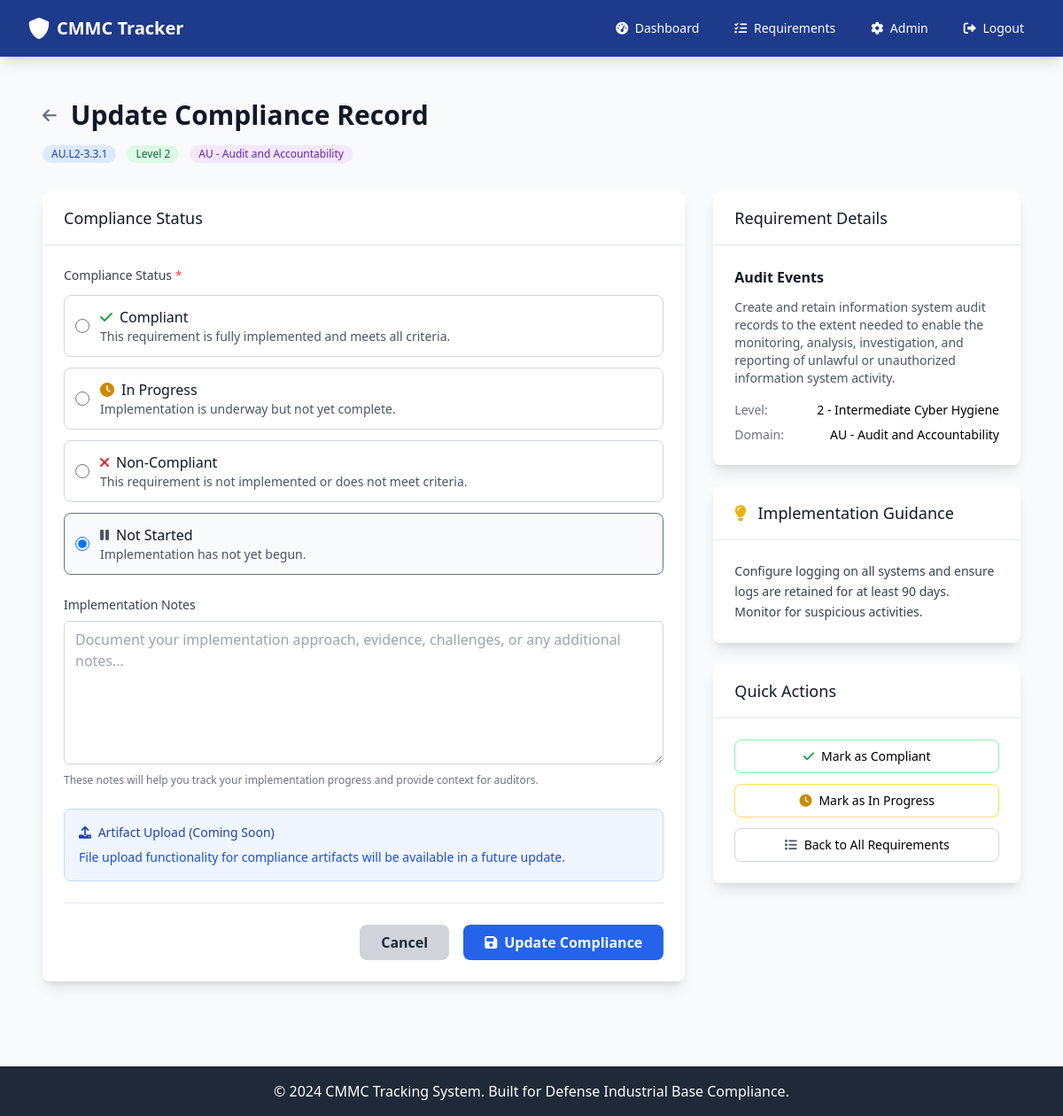
The app's page /compliance/3 (signed in), older data.
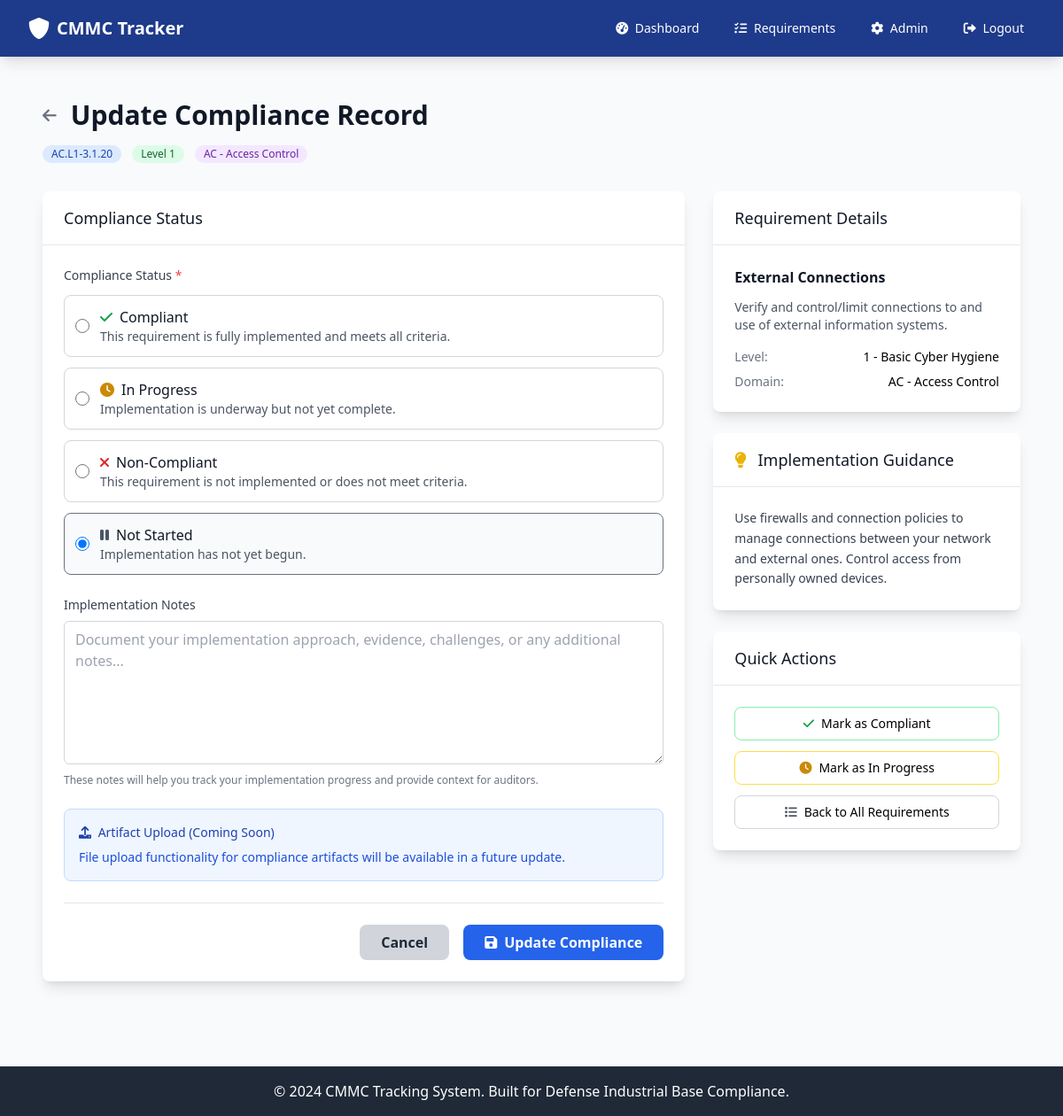
The same page, newer data.
### app.py (models this page shows)
class CMMCRequirement(db.Model):
    __tablename__ = 'cmmc_requirement'
    id = db.Column(db.Integer, primary_key=True)
    requirement_id = db.Column(db.String(20), unique=True, nullable=False)
    title = db.Column(db.String(200), nullable=False)
    description = db.Column(db.Text, nullable=False)
    level_id = db.Column(db.Integer, db.ForeignKey('cmmc_level.id'), nullable=False)
    domain_id = db.Column(db.Integer, db.ForeignKey('cmmc_domain.id'), nullable=False)
    guidance = db.Column(db.Text)
    created_at = db.Column(db.DateTime, default=datetime.utcnow)
    level = db.relationship('CMMCLevel', backref='requirements')
    domain = db.relationship('CMMCDomain', backref='requirements')

class CMMCLevel(db.Model):
    __tablename__ = 'cmmc_level'
    id = db.Column(db.Integer, primary_key=True)
    level_number = db.Column(db.Integer, unique=True, nullable=False)
    name = db.Column(db.String(100), nullable=False)
    description = db.Column(db.Text)
    created_at = db.Column(db.DateTime, default=datetime.utcnow)

class CMMCDomain(db.Model):
    __tablename__ = 'cmmc_domain'
    id = db.Column(db.Integer, primary_key=True)
    code = db.Column(db.String(10), unique=True, nullable=False)
    name = db.Column(db.String(100), nullable=False)
    description = db.Column(db.Text)
    created_at = db.Column(db.DateTime, default=datetime.utcnow)

### app.py (the view, shortened to what this page needs)
@app.route('/compliance/<int:requirement_id>', methods=['GET', 'POST'])
@login_required
def compliance_record(requirement_id):
    requirement = CMMCRequirement.query.get_or_404(requirement_id)
    record = ComplianceRecord.query.filter_by(
        user_id=session['user_id'],
        requirement_id=requirement_id
    ).first()
    return render_template('compliance_record.html', requirement=requirement, record=record)

### app.py (called while the page is built)
def login_required(f):
    @wraps(f)
    def decorated_function(*args, **kwargs):
        if 'user_id' not in session:
            flash('Please log in to access this page.', 'warning')
            return redirect(url_for('login'))
        return f(*args, **kwargs)
    return decorated_function

### templates/compliance_record.html (shortened to what the changed rows need)
{% extends "base.html" %}
{% block content %}
<div class="px-4 py-6">
    <div class="mb-8">
        <div class="flex items-center mb-4">
            <h1 class="text-3xl font-bold text-gray-900">
                Update Compliance Record
            </h1>
        </div>
        <div class="flex items-center space-x-3">
            <span class="inline-flex items-center px-2.5 py-0.5 rounded-full text-xs font-medium bg-blue-100 text-blue-800">
                {{ requirement.requirement_id }}
            </span>
            <span class="inline-flex items-center px-2.5 py-0.5 rounded-full text-xs font-medium bg-green-100 text-green-800">
                Level {{ requirement.level.level_number }}
            </span>
            <span class="inline-flex items-center px-2.5 py-0.5 rounded-full text-xs font-medium bg-purple-100 text-purple-800">
                {{ requirement.domain.code }} - {{ requirement.domain.name }}
            </span>
        </div>
    </div>
    <div class="grid grid-cols-1 lg:grid-cols-3 gap-8">
        <div class="lg:col-span-1">
            <div class="bg-white shadow-lg rounded-lg mb-6">
                <div class="p-6">
                    <h4 class="text-md font-semibold text-gray-900 mb-3">{{ requirement.title }}</h4>
                    <p class="text-sm text-gray-600 mb-4">{{ requirement.description }}</p>
                    <div class="space-y-2 text-sm">
                        <div class="flex justify-between">
                            <span class="text-gray-500">Level:</span>
                            <span class="font-medium">{{ requirement.level.level_number }} - {{ requirement.level.name }}</span>
                        </div>
                        <div class="flex justify-between">
                            <span class="text-gray-500">Domain:</span>
                            <span class="font-medium">{{ requirement.domain.code }} - {{ requirement.domain.name }}</span>
                        </div>
                    </div>
                </div>
            </div>
            {% if requirement.guidance %}
            <div class="bg-white shadow-lg rounded-lg">
                <div class="px-6 py-4 border-b border-gray-200">
                    <h3 class="text-lg font-medium text-gray-900">
                        <i class="fas fa-lightbulb text-yellow-500 mr-2"></i>
                        Implementation Guidance
                    </h3>
                </div>
                <div class="p-6">
                    <p class="text-sm text-gray-700 leading-relaxed">{{ requirement.guidance }}</p>
                </div>
            </div>
            {% endif %}
        </div>
    </div>
</div>
{% endblock %}

Row changes from the older to the newer data that the page shows:
no longer on this page (row edited): CMMCLevel: level.level_number "2", level.name "Intermediate Cyber Hygiene"
no longer on this page (row edited): CMMCDomain: domain.code "AU", domain.name "Audit and Accountability"
changed CMMCRequirement: requirement_id "AU.L2-3.3.1" → "AC.L1-3.1.20"; title "Audit Events" → "External Connections"; description "Create and retain information system audit records to the extent needed to enable the monitoring, analysis, investigation, and reporting of unlawful or unauthorized information system activity." → "Verify and control/limit connections to and use of external information systems."; guidance "Configure logging on all systems and ensure logs are retained for at least 90 days. Monitor for suspicious activities." → "Use firewalls and connection policies to manage connections between your network and external ones. Control access from personally owned devices."
now on this page (row edited): CMMCLevel: level.level_number "1", level.name "Basic Cyber Hygiene"
now on this page (row edited): CMMCDomain: domain.code "AC", domain.name "Access Control"
